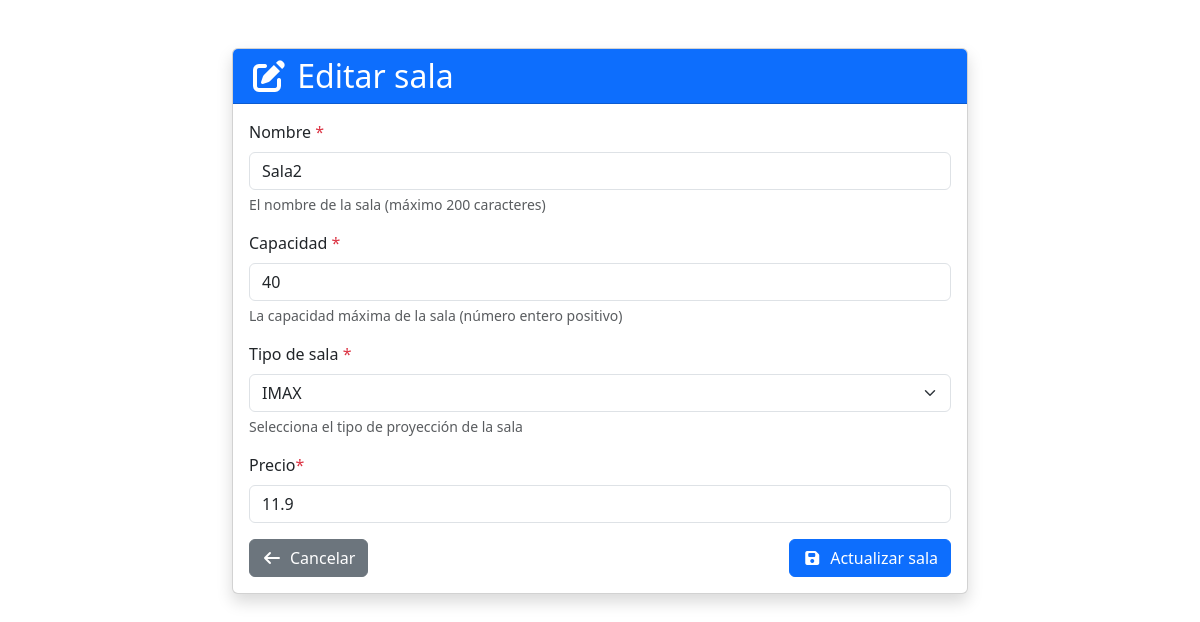
/salas/2/edit, run on the app's committed database.
### app/models/sala.py (models this page shows)
class SalaORM(Base):
    __tablename__ = "salas"
    id: Mapped[int] = mapped_column(Integer, primary_key=True, autoincrement=True)
    nombre: Mapped[str] = mapped_column(nullable=False)
    capacidad: Mapped[int] = mapped_column(Integer, nullable=False)
    tipo: Mapped[str] = mapped_column(Enum("2D", "3D", "IMAX", "2d", "3d", "imax", "Imax", name="tipo_enum"), nullable=False)
    precio: Mapped[float] = mapped_column(Float, nullable=False)

### app/routers/web/salas.py (the view)
@router.get("/{sala_id}/edit", response_class=HTMLResponse)
def show_edit_form(request: Request, sala_id: int, db: Session = Depends(get_db)):
    sala = db.execute(select(SalaORM).where(SalaORM.id == sala_id)).scalar_one_or_none()
    if sala is None:
        raise HTTPException(status_code=404, detail="404 -  Sala no encontrada")
    return templates.TemplateResponse(
        "salas/form.html",
        {"request": request, "sala": sala}
    )

### app/templates/salas/form.html (shortened to what this page needs)
<!DOCTYPE html>
<html lang="en">
<head>
    <link href="https://cdn.jsdelivr.net/npm/bootstrap@5.3.8/dist/css/bootstrap.min.css" rel="stylesheet">
    <link rel="stylesheet" href="https://cdnjs.cloudflare.com/ajax/libs/font-awesome/7.0.1/css/all.min.css" />
</head>
<body>
    <div class="container mt-5">
        <div class="row justify-content-center">
            <div class="col-md-8">
                <div class="card shadow">
                    <div class="card-header bg-primary text-white">
                        <h2 class="card-title mb-0">
                            <i class="fa-solid fa-{% if sala %}pen-to-square{% else %}plus{% endif %}"></i>
                            {% if sala %}Editar sala{% else %}Crear nueva sala{% endif %}
                        </h2>
                    </div>
                    <div class="card-body">
                        <form method="post" action="{% if sala %}/salas/{{ sala.id }}/edit{% else %}/salas/new{% endif %}">
                            <div class="mb-3">
                                <label for="nombre" class="form-label">Nombre <span class="text-danger">*</span></label>
                                <input
                                    type="text"
                                    class="form-control"
                                    id="nombre"
                                    name="nombre"
                                    value="{% if form_data %}{{ form_data.get('nombre', '') }}{% elif sala %}{{ sala.nombre }}{% endif %}"
                                    required
                                    maxlength="200"
                                >
                                <div class="form-text">El nombre de la sala  (máximo 200 caracteres)</div>
                            </div>
                            <div class="mb-3">
                                <label for="capacidad" class="form-label">Capacidad <span class="text-danger">*</span></label>
                                <input
                                    type="number"
                                    class="form-control"
                                    id="capacidad"
                                    name="capacidad"
                                    value="{% if form_data %}{{ form_data.get('capacidad', '') }}{% elif sala %}{{ sala.capacidad }}{% endif %}"
                                    required
                                    min="1"
                                >
                                <div class="form-text">La capacidad máxima de la sala (número entero positivo)</div>
                            </div>
                            <div class="mb-3">
                                <label for="tipo" class="form-label">Tipo de sala <span class="text-danger">*</span></label>
                                <select id="tipo" name="tipo" class="form-select" required>
                                    <option value="IMAX" {% if form_data and form_data.get('tipo') == 'IMAX' %}selected{% elif sala and sala.tipo == 'IMAX' %}selected{% endif %}>IMAX</option>
                                </select>
                                <div class="form-text">Selecciona el tipo de proyección de la sala</div>
                            </div>
                            <div class="mb-3">
                                <label for="precio" class="form-label">Precio<span class="text-danger">*</span></label>
                                <input
                                    type="number"
                                    class="form-control"
                                    id="precio"
                                    name="precio"
                                    value="{% if form_data %}{{ form_data.get('precio', '') }}{% elif sala %}{{ sala.precio }}{% endif %}"
                                    step="0.01"
                                    min="0"
                                    max="100"
                                    required>
                            </div>
                            <div class="d-flex justify-content-between">
                                <a href="/salas" class="btn btn-secondary">
                                    <i class="fa-solid fa-arrow-left me-2"></i>Cancelar
                                </a>
                                <button type="submit" class="btn btn-primary">
                                    <i class="fa-solid fa-floppy-disk me-2"></i>{% if sala %}Actualizar{% else %}Crear{% endif %} sala
                                </button>
                            </div>
                        </form>
                    </div>
                </div>
            </div>
        </div>
    </div>
</body>
</html>

### data on the page
SalaORM: nombre "Sala2", capacidad "40", tipo "IMAX", precio "11.9"
